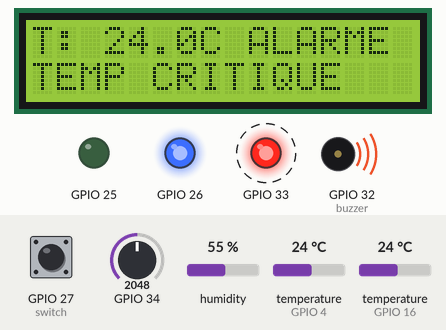
Recording of a program running on a simulated ESP32. Parts: 16×2 character LCD, output pins drawn as LEDs (lit = HIGH), buzzer (waves = sounding). Dashed ring = blinking. The inputs (shaded band) are chosen by the test bench; at power-on: temperature (sensors on GPIO 4, GPIO 16) 24 °C, GPIO 34 = 2048, GPIO 27 (switch) LOW, humidity 55 % (analog values on the 0–4095 scale). What the program prints to the serial monitor is not drawn.

Above: at 1.2 s.
1.3 s: temperature (sensor on GPIO 4) set to 7.9 °C
At 3.62 s:
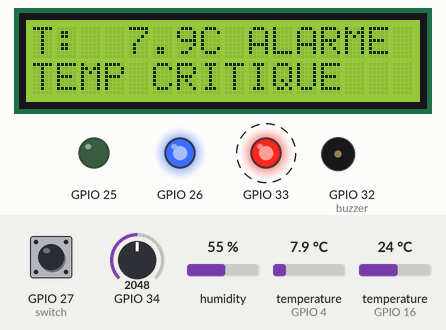
6.0 s: temperature (sensor on GPIO 4) set to 7.1 °C
At 7.4 s:
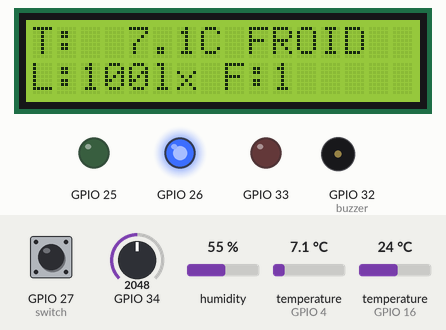
12.8 s: GPIO 34 set to 1349
At 16.1 s:
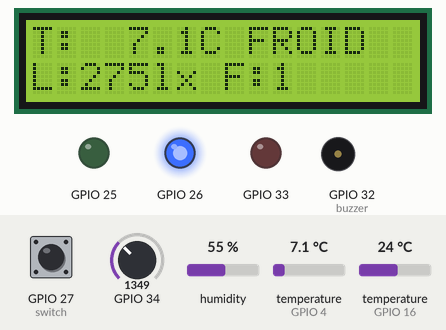
19.6 s: GPIO 34 set to 1257
At 24.87 s:
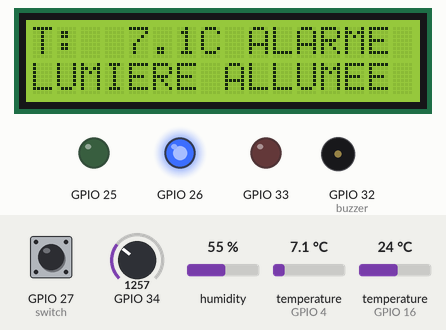
26.4 s: GPIO 27 (switch) pulled HIGH for 1 s
At 28.4 s:
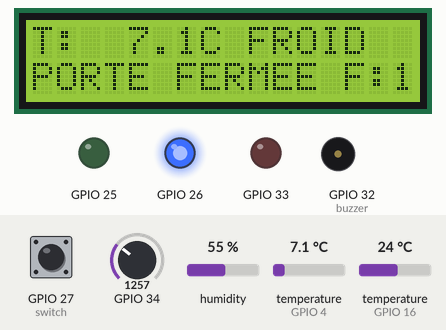
34.0 s: temperature (sensor on GPIO 4) set to 4.4 °C
At 35.12 s:
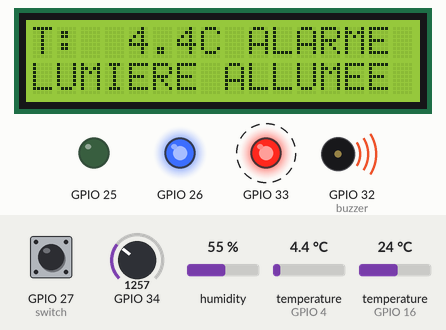
36.3 s: temperature (sensor on GPIO 4) set to 3.6 °C
Timing chart, 0 to 41.0 s (numbered marks = the images above; inputs shaded):
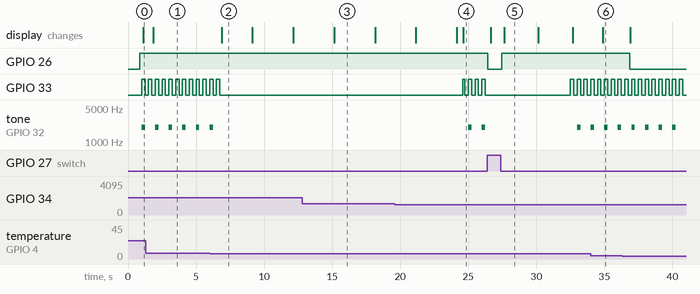

The program:

main.cpp
```cpp
#include <Arduino.h>

#include "alarm.h"
#include "config.h"
#include "console.h"
#include "controller.h"
#include "display.h"
#include "sensors.h"

namespace {
sccs::Config config;
sccs::Sensors sensors;
sccs::Controller controller;
sccs::Status previous;
uint32_t lastPrintedAt = 0;
bool firstPrint = true;
}  // namespace

void setup() {
  sccs::beginOutputs();
  sccs::beginConsole();
  sccs::beginDisplay();
  sensors.begin(millis());
  controller.begin(millis());
}

void loop() {
  sccs::updateConsole(config);
  sensors.update(millis());
  const uint32_t now = millis();
  const sccs::Measurements& data = sensors.data();
  const sccs::Status status = controller.update(data, config, now);
  sccs::updateOutputs(status, now);
  sccs::updateDisplay(data, status, config, now);

  if (firstPrint || status.state != previous.state ||
      status.alarms != previous.alarms || status.cooling != previous.cooling ||
      sccs::elapsed(now, lastPrintedAt) >= sccs::timing::SERIAL_PERIOD_MS) {
    sccs::printStatus(data, status, now);
    lastPrintedAt = now;
    firstPrint = false;
  }
  previous = status;
}
```

alarm.h
```cpp
#pragma once

#include "model.h"

namespace sccs {

void beginOutputs();
void updateOutputs(const Status& status, uint32_t now);

}  // namespace sccs
```

console.h
```cpp
#pragma once

#include "config.h"
#include "model.h"

namespace sccs {

void beginConsole();
void updateConsole(Config& config);
void printStatus(const Measurements& data, const Status& status, uint32_t now);

}  // namespace sccs
```

controller.h
```cpp
#pragma once

#include "config.h"
#include "model.h"

namespace sccs {

class Controller {
 public:
  void begin(uint32_t now);
  Status update(const Measurements& data, const Config& config, uint32_t now);

 private:
  uint32_t startedAt_ = 0;
  uint32_t doorOpenedAt_ = 0;
  uint32_t lightStartedAt_ = 0;
  bool doorWasOpen_ = false;
  bool lightPending_ = false;
  bool critical_ = false;
  bool coolingDemand_ = false;
};

}  // namespace sccs
```

debounce.h
```cpp
#pragma once

#include "config.h"

namespace sccs {

class DebouncedInput {
 public:
  void begin(bool value, uint32_t now) {
    stable_ = candidate_ = value;
    changedAt_ = now;
  }

  bool update(bool value, uint32_t now) {
    if (value != candidate_) {
      candidate_ = value;
      changedAt_ = now;
    }
    if (elapsed(now, changedAt_) >= timing::DEBOUNCE_MS) {
      stable_ = candidate_;
    }
    return stable_;
  }

 private:
  bool stable_ = false;
  bool candidate_ = false;
  uint32_t changedAt_ = 0;
};

}  // namespace sccs
```

display.h
```cpp
#pragma once

#include "config.h"
#include "model.h"

namespace sccs {

void beginDisplay();
void updateDisplay(const Measurements& data, const Status& status,
                   const Config& config, uint32_t now);

}  // namespace sccs
```

model.h
```cpp
#pragma once

#include <stdint.h>

namespace sccs {

struct Measurements {
  float storageC = 0.0f;
  float ambientC = 0.0f;
  float humidity = 0.0f;
  float lux = 0.0f;
  bool storageSampled = false;
  bool storageValid = false;
  bool ambientValid = false;
  bool doorOpen = false;
  uint32_t storageUpdatedAt = 0;
};

enum class State : uint8_t { INIT, NORMAL, COOLING, DOOR_OPEN, ALARM };

enum Alarm : uint8_t {
  NO_ALARM = 0,
  TEMPERATURE = 1 << 0,
  DOOR_TIMEOUT = 1 << 1,
  LIGHT_ON = 1 << 2,
  STORAGE_FAULT = 1 << 3
};

struct Status {
  State state = State::INIT;
  uint8_t alarms = NO_ALARM;
  bool cooling = false;
  bool storageUsable = false;
  uint32_t doorOpenMs = 0;
};

const char* stateName(State state);
const char* stateLabel(State state);

}  // namespace sccs
```

sensors.h
```cpp
#pragma once

#include "model.h"

namespace sccs {

class Sensors {
 public:
  void begin(uint32_t now);
  void update(uint32_t now);
  const Measurements& data() const { return data_; }

 private:
  Measurements data_;
  uint32_t conversionStartedAt_ = 0;
  uint32_t ambientReadAt_ = 0;
  uint32_t lightReadAt_ = 0;
  bool converting_ = false;
};

}  // namespace sccs
```

alarm.cpp
```cpp
#include "alarm.h"

#include <Arduino.h>
#include <esp_arduino_version.h>

#include "config.h"

namespace sccs {
namespace {
constexpr uint8_t BUZZER_CHANNEL = 0;
bool buzzing = false;

void setBuzzer(bool active) {
#if ESP_ARDUINO_VERSION_MAJOR >= 3
  ledcWriteTone(pins::BUZZER, active ? 2000 : 0);
#else
  ledcWriteTone(BUZZER_CHANNEL, active ? 2000 : 0);
#endif
}
}  // namespace

void beginOutputs() {
  for (uint8_t pin : {pins::LED_NORMAL, pins::COOLING, pins::LED_ALARM}) {
    pinMode(pin, OUTPUT);
    digitalWrite(pin, LOW);
  }
#if ESP_ARDUINO_VERSION_MAJOR >= 3
  ledcAttach(pins::BUZZER, 2000, 8);
#else
  ledcSetup(BUZZER_CHANNEL, 2000, 8);
  ledcAttachPin(pins::BUZZER, BUZZER_CHANNEL);
#endif
  setBuzzer(false);
}

void updateOutputs(const Status& status, uint32_t now) {
  const bool alarm = status.alarms != NO_ALARM;
  digitalWrite(pins::COOLING, status.cooling ? HIGH : LOW);
  digitalWrite(pins::LED_NORMAL, status.state == State::NORMAL ? HIGH : LOW);
  digitalWrite(pins::LED_ALARM, alarm && (now % 500 < 250) ? HIGH : LOW);
  const bool shouldBuzz = alarm && (now % 1000 < 250);
  if (shouldBuzz != buzzing) {
    setBuzzer(shouldBuzz);
    buzzing = shouldBuzz;
  }
}

}  // namespace sccs
```

console.cpp
```cpp
#include "console.h"

#include <Arduino.h>
#include <ctype.h>
#include <math.h>
#include <stdio.h>
#include <string.h>

namespace sccs {
namespace {
char buffer[80];
size_t used = 0;
bool overflowing = false;

void printConfig(const Config& c) {
  Serial.printf("CONFIG ON=%.2f OFF=%.2f HIGH=%.2f CLEAR=%.2f DOOR=%lus LUX=%.0f\n",
                c.coolingOnC, c.coolingOffC, c.criticalC, c.criticalClearC,
                static_cast<unsigned long>(c.doorTimeoutMs / 1000), c.lightAlarmLux);
}

void execute(char* command, Config& config) {
  for (char* p = command; *p; ++p) *p = toupper(static_cast<unsigned char>(*p));
  if (strcmp(command, "HELP") == 0) {
    Serial.println("HELP | CONFIG | RESET | SET ON/OFF/HIGH/CLEAR/DOOR/LUX valeur");
    Serial.println("Temperatures en C, DOOR entier en secondes, configuration en RAM.");
    return;
  }
  if (strcmp(command, "CONFIG") == 0) { printConfig(config); return; }
  if (strcmp(command, "RESET") == 0) {
    config = Config{};
    Serial.println("OK RESET");
    printConfig(config);
    return;
  }
  char verb[12], key[12], extra;
  float value = 0;
  if (sscanf(command, "%11s %11s %f %c", verb, key, &value, &extra) != 3 ||
      strcmp(verb, "SET") != 0 || !isfinite(value)) {
    Serial.println("ERR syntaxe ; taper HELP");
    return;
  }
  Config next = config;
  if (strcmp(key, "ON") == 0) next.coolingOnC = value;
  else if (strcmp(key, "OFF") == 0) next.coolingOffC = value;
  else if (strcmp(key, "HIGH") == 0) next.criticalC = value;
  else if (strcmp(key, "CLEAR") == 0) next.criticalClearC = value;
  else if (strcmp(key, "LUX") == 0) next.lightAlarmLux = value;
  else if (strcmp(key, "DOOR") == 0 && value >= 1 && value <= 300 && floorf(value) == value) {
    next.doorTimeoutMs = static_cast<uint32_t>(value) * 1000;
  } else {
    Serial.println("ERR parametre ; DOOR entier de 1 a 300");
    return;
  }
  if (!validConfig(next)) {
    Serial.println("ERR seuils : -55<=OFF<ON<HIGH<=125 ; OFF<=CLEAR<HIGH ; LUX 1..100000");
    return;
  }
  config = next;
  Serial.println("OK SET");
  printConfig(config);
}
}  // namespace

void beginConsole() {
  Serial.begin(115200);
  Serial.println("SCCS READY - HELP pour les commandes");
  printConfig(Config{});
}

void updateConsole(Config& config) {
  // Un flot serie ne peut monopoliser la boucle principale.
  for (uint8_t budget = 0; budget < 32 && Serial.available(); ++budget) {
    const char c = static_cast<char>(Serial.read());
    if (c == '\r') continue;
    if (c == '\n') {
      if (overflowing) Serial.println("ERR commande trop longue");
      else if (used) { buffer[used] = '\0'; execute(buffer, config); }
      used = 0;
      overflowing = false;
    } else if (!overflowing) {
      if (used < sizeof(buffer) - 1) buffer[used++] = c;
      else overflowing = true;
    }
  }
}

void printStatus(const Measurements& d, const Status& s, uint32_t now) {
  Serial.printf("STATUS t_ms=%lu storage=", static_cast<unsigned long>(now));
  if (s.storageUsable) Serial.print(d.storageC, 2); else Serial.print("NA");
  Serial.print(" ambient=");
  if (d.ambientValid) Serial.print(d.ambientC, 1); else Serial.print("NA");
  Serial.print(" humidity=");
  if (d.ambientValid) Serial.print(d.humidity, 1); else Serial.print("NA");
  Serial.printf(" lux=%.1f door=%s door_s=%lu state=%s cooling=%u alarms=",
                d.lux, d.doorOpen ? "OPEN" : "CLOSED",
                static_cast<unsigned long>(s.doorOpenMs / 1000),
                stateName(s.state), s.cooling ? 1 : 0);
  if (!s.alarms) Serial.print("NONE");
  bool separator = false;
  const uint8_t bits[] = {TEMPERATURE, DOOR_TIMEOUT, LIGHT_ON, STORAGE_FAULT};
  const char* names[] = {"TEMP", "DOOR", "LIGHT", "SENSOR"};
  for (uint8_t i = 0; i < 4; ++i) {
    if (!(s.alarms & bits[i])) continue;
    if (separator) Serial.print('|');
    Serial.print(names[i]);
    separator = true;
  }
  Serial.println();
}

}  // namespace sccs
```

controller.cpp
```cpp
#include "controller.h"

#include <math.h>

namespace sccs {

void Controller::begin(uint32_t now) {
  startedAt_ = now;
  doorOpenedAt_ = lightStartedAt_ = now;
  doorWasOpen_ = lightPending_ = critical_ = coolingDemand_ = false;
}

Status Controller::update(const Measurements& d, const Config& c, uint32_t now) {
  Status s;
  s.storageUsable = d.storageSampled && d.storageValid && isfinite(d.storageC) &&
                    d.storageC >= -55.0f && d.storageC <= 125.0f &&
                    elapsed(now, d.storageUpdatedAt) <= timing::STORAGE_STALE_MS;
  const bool waiting = !d.storageSampled &&
                       elapsed(now, startedAt_) < timing::STARTUP_GRACE_MS;
  if (!s.storageUsable && !waiting) s.alarms |= STORAGE_FAULT;

  if (s.storageUsable) {
    if (d.storageC > c.criticalC) critical_ = true;
    if (d.storageC <= c.criticalClearC) critical_ = false;
    if (d.storageC >= c.coolingOnC) coolingDemand_ = true;
    if (d.storageC <= c.coolingOffC) coolingDemand_ = false;
  } else {
    critical_ = false;
    coolingDemand_ = false;
  }
  if (critical_) s.alarms |= TEMPERATURE;

  if (d.doorOpen) {
    if (!doorWasOpen_) doorOpenedAt_ = now;
    s.doorOpenMs = elapsed(now, doorOpenedAt_);
    if (s.doorOpenMs > c.doorTimeoutMs) s.alarms |= DOOR_TIMEOUT;
  }
  doorWasOpen_ = d.doorOpen;

  // Une lumiere forte, porte fermee, suggere un eclairage oublie.
  const bool unexpectedLight = !d.doorOpen && isfinite(d.lux) &&
                               d.lux >= c.lightAlarmLux;
  if (unexpectedLight) {
    if (!lightPending_) lightStartedAt_ = now;
    lightPending_ = true;
    if (elapsed(now, lightStartedAt_) >= timing::LIGHT_ALARM_MS) {
      s.alarms |= LIGHT_ON;
    }
  } else {
    lightPending_ = false;
  }

  // L'ouverture suspend la sortie, mais conserve la demande du thermostat.
  s.cooling = s.storageUsable && coolingDemand_ && !d.doorOpen;
  if (s.alarms != NO_ALARM) s.state = State::ALARM;
  else if (waiting) s.state = State::INIT;
  else if (d.doorOpen) s.state = State::DOOR_OPEN;
  else if (s.cooling) s.state = State::COOLING;
  else s.state = State::NORMAL;
  return s;
}

const char* stateName(State state) {
  switch (state) {
    case State::INIT: return "INIT";
    case State::NORMAL: return "NORMAL";
    case State::COOLING: return "COOLING";
    case State::DOOR_OPEN: return "DOOR_OPEN";
    case State::ALARM: return "ALARM";
  }
  return "UNKNOWN";
}

const char* stateLabel(State state) {
  switch (state) {
    case State::INIT: return "INIT";
    case State::NORMAL: return "NORMAL";
    case State::COOLING: return "FROID";
    case State::DOOR_OPEN: return "PORTE";
    case State::ALARM: return "ALARME";
  }
  return "?";
}

}  // namespace sccs
```

display.cpp
```cpp
#include "display.h"

#include <Arduino.h>
#include <LiquidCrystal_I2C.h>
#include <Wire.h>
#include <stdio.h>
#include <string.h>

namespace sccs {
namespace {
LiquidCrystal_I2C lcd(0x27, 16, 2);
uint32_t refreshedAt = 0;
bool firstRefresh = true;

void writeLine(uint8_t row, const char* text) {
  char padded[17];
  memset(padded, ' ', 16);
  padded[16] = '\0';
  const size_t length = strlen(text);
  memcpy(padded, text, length < 16 ? length : 16);
  lcd.setCursor(0, row);
  lcd.print(padded);
}

uint8_t visibleAlarm(uint8_t alarms, uint32_t page) {
  uint8_t count = 0;
  for (uint8_t bit = 1; bit <= STORAGE_FAULT; bit <<= 1) {
    if (alarms & bit) ++count;
  }
  if (count == 0) return NO_ALARM;
  uint8_t target = page % count;
  for (uint8_t bit = 1; bit <= STORAGE_FAULT; bit <<= 1) {
    if ((alarms & bit) && target-- == 0) return bit;
  }
  return NO_ALARM;
}
}  // namespace

void beginDisplay() {
  Wire.begin(pins::LCD_SDA, pins::LCD_SCL);
  lcd.init();
  lcd.backlight();
}

void updateDisplay(const Measurements& d, const Status& s,
                   const Config& c, uint32_t now) {
  if (!firstRefresh && elapsed(now, refreshedAt) < timing::DISPLAY_PERIOD_MS) return;
  firstRefresh = false;
  refreshedAt = now;
  char line[40];
  if (s.storageUsable) {
    snprintf(line, sizeof(line), "T:%5.1fC %-6s", d.storageC, stateLabel(s.state));
  } else {
    snprintf(line, sizeof(line), "T: --.-C %-6s", stateLabel(s.state));
  }
  writeLine(0, line);

  if (s.alarms != NO_ALARM) {
    switch (visibleAlarm(s.alarms, now / 2000)) {
      case TEMPERATURE: snprintf(line, sizeof(line), "TEMP CRITIQUE"); break;
      case DOOR_TIMEOUT:
        snprintf(line, sizeof(line), "PORTE > %lus", static_cast<unsigned long>(c.doorTimeoutMs / 1000));
        break;
      case LIGHT_ON: snprintf(line, sizeof(line), "LUMIERE ALLUMEE"); break;
      case STORAGE_FAULT: snprintf(line, sizeof(line), "DEFAUT SONDE"); break;
      default: line[0] = '\0'; break;
    }
  } else if (d.doorOpen) {
    snprintf(line, sizeof(line), "OUVERTE %lus F:%u",
             static_cast<unsigned long>(s.doorOpenMs / 1000), s.cooling ? 1 : 0);
  } else if ((now / 3000) % 3 == 1) {
    if (d.ambientValid) {
      snprintf(line, sizeof(line), "A:%.1fC H:%.0f%%", d.ambientC, d.humidity);
    } else {
      snprintf(line, sizeof(line), "DHT:INDISPONIBLE");
    }
  } else if ((now / 3000) % 3 == 2) {
    snprintf(line, sizeof(line), "L:%.0flx F:%u", d.lux, s.cooling ? 1 : 0);
  } else {
    snprintf(line, sizeof(line), "PORTE FERMEE F:%u", s.cooling ? 1 : 0);
  }
  writeLine(1, line);
}

}  // namespace sccs
```

sensors.cpp
```cpp
#include "sensors.h"

#include <Arduino.h>
#include <DHTesp.h>
#include <DallasTemperature.h>
#include <OneWire.h>
#include <math.h>

#include "config.h"
#include "debounce.h"

namespace sccs {
namespace {
OneWire oneWire(pins::STORAGE);
DallasTemperature storage(&oneWire);
DHTesp ambient;
DebouncedInput door;

float readLux() {
  // Pont LDR / 10 kohms de Wokwi, alimente en 3,3 V, ADC 12 bits.
  // rl10 = 50 kohms et gamma = 0,7 (attributs du composant).
  const int raw = analogRead(pins::LIGHT);
  if (raw <= 0) return 100000.0f;
  if (raw >= 4095) return 0.0f;
  const float resistance = 10000.0f * raw / (4095.0f - raw);
  const float lux = powf(50000.0f * powf(10.0f, 0.7f) / resistance,
                         1.0f / 0.7f);
  return fminf(lux, 100000.0f);
}
}  // namespace

void Sensors::begin(uint32_t now) {
  pinMode(pins::DOOR, INPUT_PULLUP);
  pinMode(pins::LIGHT, INPUT);
  analogReadResolution(12);
  analogSetPinAttenuation(pins::LIGHT, ADC_11db);
  data_.doorOpen = digitalRead(pins::DOOR) == HIGH;
  door.begin(data_.doorOpen, now);
  data_.lux = readLux();
  ambient.setup(pins::AMBIENT, DHTesp::DHT22);
  storage.begin();
  storage.setResolution(12);
  storage.setWaitForConversion(false);
  storage.requestTemperatures();
  conversionStartedAt_ = millis();
  converting_ = true;
  ambientReadAt_ = lightReadAt_ = now;
}

void Sensors::update(uint32_t now) {
  data_.doorOpen = door.update(digitalRead(pins::DOOR) == HIGH, now);

  if (converting_ && elapsed(now, conversionStartedAt_) >=
                         timing::STORAGE_CONVERSION_MS) {
    const float value = storage.getTempCByIndex(0);
    data_.storageSampled = true;
    data_.storageValid = isfinite(value) && value != DEVICE_DISCONNECTED_C &&
                         value >= -55.0f && value <= 125.0f;
    data_.storageC = value;
    data_.storageUpdatedAt = now;
    converting_ = false;
  }
  if (!converting_ && elapsed(now, conversionStartedAt_) >=
                          timing::STORAGE_PERIOD_MS) {
    storage.requestTemperatures();
    conversionStartedAt_ = now;
    converting_ = true;
  }

  if (elapsed(now, ambientReadAt_) >= timing::AMBIENT_PERIOD_MS) {
    ambientReadAt_ = now;
    const TempAndHumidity value = ambient.getTempAndHumidity();
    data_.ambientValid = isfinite(value.temperature) && isfinite(value.humidity) &&
                         value.temperature >= -40.0f && value.temperature <= 80.0f &&
                         value.humidity >= 0.0f && value.humidity <= 100.0f;
    data_.ambientC = value.temperature;
    data_.humidity = value.humidity;
  }
  if (elapsed(now, lightReadAt_) >= timing::LIGHT_PERIOD_MS) {
    lightReadAt_ = now;
    data_.lux = readLux();
  }
}

}  // namespace sccs
```

config.h
```cpp
#pragma once

#include <stdint.h>

namespace sccs {

namespace pins {
constexpr uint8_t STORAGE = 4;
constexpr uint8_t AMBIENT = 16;
constexpr uint8_t DOOR = 27;
constexpr uint8_t LIGHT = 34;  // ADC1 : entree uniquement.
constexpr uint8_t LCD_SDA = 21;
constexpr uint8_t LCD_SCL = 22;
constexpr uint8_t LED_NORMAL = 25;
constexpr uint8_t COOLING = 26;  // LED bleue : compresseur simule uniquement.
constexpr uint8_t LED_ALARM = 33;
constexpr uint8_t BUZZER = 32;
}  // namespace pins

namespace timing {
constexpr uint32_t STORAGE_PERIOD_MS = 1000;
constexpr uint32_t STORAGE_CONVERSION_MS = 750;  // DS18B20, 12 bits.
constexpr uint32_t STORAGE_STALE_MS = 2500;
constexpr uint32_t STARTUP_GRACE_MS = 1500;
constexpr uint32_t AMBIENT_PERIOD_MS = 2200;
constexpr uint32_t LIGHT_PERIOD_MS = 100;
constexpr uint32_t DEBOUNCE_MS = 40;
constexpr uint32_t DISPLAY_PERIOD_MS = 250;
constexpr uint32_t SERIAL_PERIOD_MS = 1000;
constexpr uint32_t LIGHT_ALARM_MS = 5000;
}  // namespace timing

struct Config {
  float coolingOnC = 6.0f;
  float coolingOffC = 4.0f;
  float criticalC = 8.0f;
  float criticalClearC = 7.5f;
  uint32_t doorTimeoutMs = 30000;
  float lightAlarmLux = 300.0f;
};

bool validConfig(const Config& config);

// La soustraction non signee reste correcte au debordement de millis().
inline uint32_t elapsed(uint32_t now, uint32_t since) {
  return now - since;
}

}  // namespace sccs
```

Source omitted: config.cpp (625 bytes)

Measured:
- the behaviour switches between 7.6 and 7.5 °C on temperature (sensor on GPIO 4) (found by bisection; images 1 and 2)
- the behaviour switches between 1295 and 1294 on GPIO 34 (found by bisection; images 3 and 4)
- after the input at 1.3 s, the display: changes after 0.55 s (image 1)
- after the input at 6.0 s, GPIO 33: goes on until 6.8 s, then stays LOW; tone on GPIO 32 (buzzer): goes on until 6.3 s, then stays silent; the display: changes after 0.88 s (image 2)
- after the input at 19.6 s, GPIO 33: LOW → HIGH after 5.0 s, then repeats every 0.50 s: LOW 0.25 s, HIGH 0.25 s; tone on GPIO 32 (buzzer): alternates 2000 Hz for 0.25 s and silent for 0.75 s, starting after 5.4 s
- after the input at 26.4 s, GPIO 26: HIGH → LOW after 0.05 s, → HIGH 1.0 s later; the display: first changes after 0.25 s (image 5 shows a later state)
- after the input at 34.0 s, the display: changes after 0.89 s (image 6)
- after the input at 36.3 s, GPIO 26: HIGH → LOW after 0.56 s
